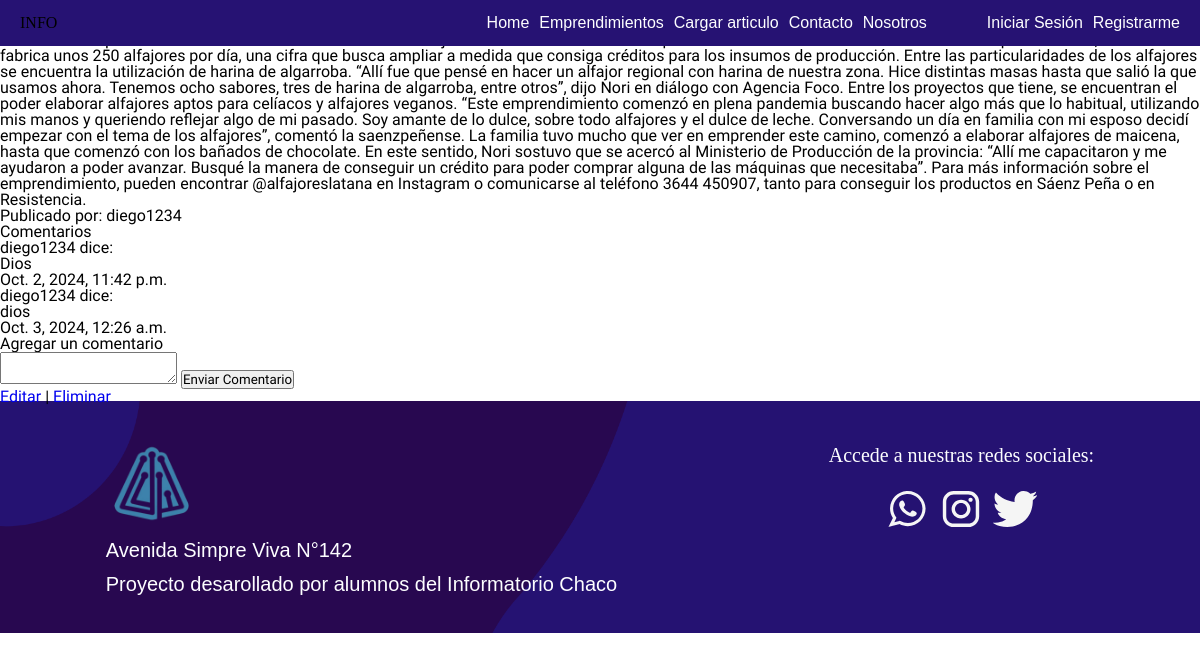
Before: /emprendimientos/detalle/1/ with the older database file.
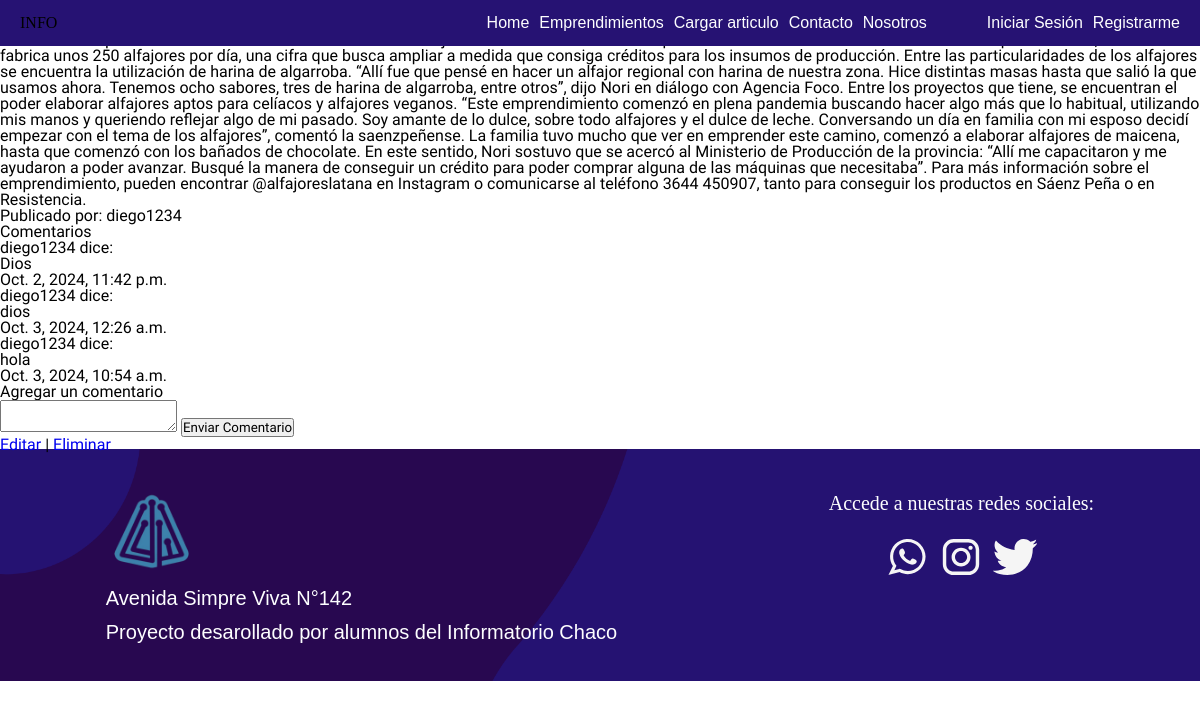
After: the same page with the newer database file.
### apps/comentarios/models.py (models this page shows, shortened)
class Comentario(models.Model):
    articulo = models.ForeignKey(Articulo, related_name='comentarios', on_delete=models.CASCADE)
    autor = models.ForeignKey(User, on_delete=models.CASCADE)
    contenido = models.TextField()
    fecha = models.DateTimeField(auto_now_add=True)

### apps/emprendimientos/views.py (the view, shortened to what this page needs)
# urls.py: path('detalle/<int:pk>/', ArticuloDetailView.as_view(), name='detalle_articulo'),
class ArticuloDetailView(DetailView):
    model = Articulo
    template_name = 'emprendimientos/detalle_articulo.html'
    context_object_name = 'articulo'
    def get_context_data(self, **kwargs):
        context = super().get_context_data(**kwargs)
        context['comentarios'] = Comentario.objects.filter(articulo=self.object)
        return context

### templates/emprendimientos/detalle_articulo.html (shortened to what this page needs)
{% extends "base.html" %}
{% block contenido %}
<h1>{{ articulo.titulo }}</h1>
<p>{{ articulo.contenido }}</p>
<p>Publicado por: {{ articulo.autor }}</p>
<h2>Comentarios</h2>
{% for comentario in articulo.comentarios.all %}
    <div>
        <p><strong>{{ comentario.autor.username }}</strong> dice:</p>
        <p>{{ comentario.contenido }}</p>
        <p><em>{{ comentario.fecha }}</em></p>
    </div>
{% empty %}
    <p>No hay comentarios aún.</p>
{% endfor %}
<h3>Agregar un comentario</h3>
<form action="{% url 'comentarios:agregar_comentario' articulo_id=articulo.id %}" method="post">
    <textarea name="contenido" required></textarea>
    <button type="submit">Enviar Comentario</button>
</form>
<a href="{% url 'emprendimientos:editar_articulo' articulo.pk %}">Editar</a> |
<a href="{% url 'emprendimientos:eliminar_articulo' articulo.pk %}">Eliminar</a>
{% endblock contenido %}

Changed rows visible on the page:
added Comentario: autor.username "diego1234", contenido "hola", fecha "Oct. 3, 2024, 10:54 a.m."
